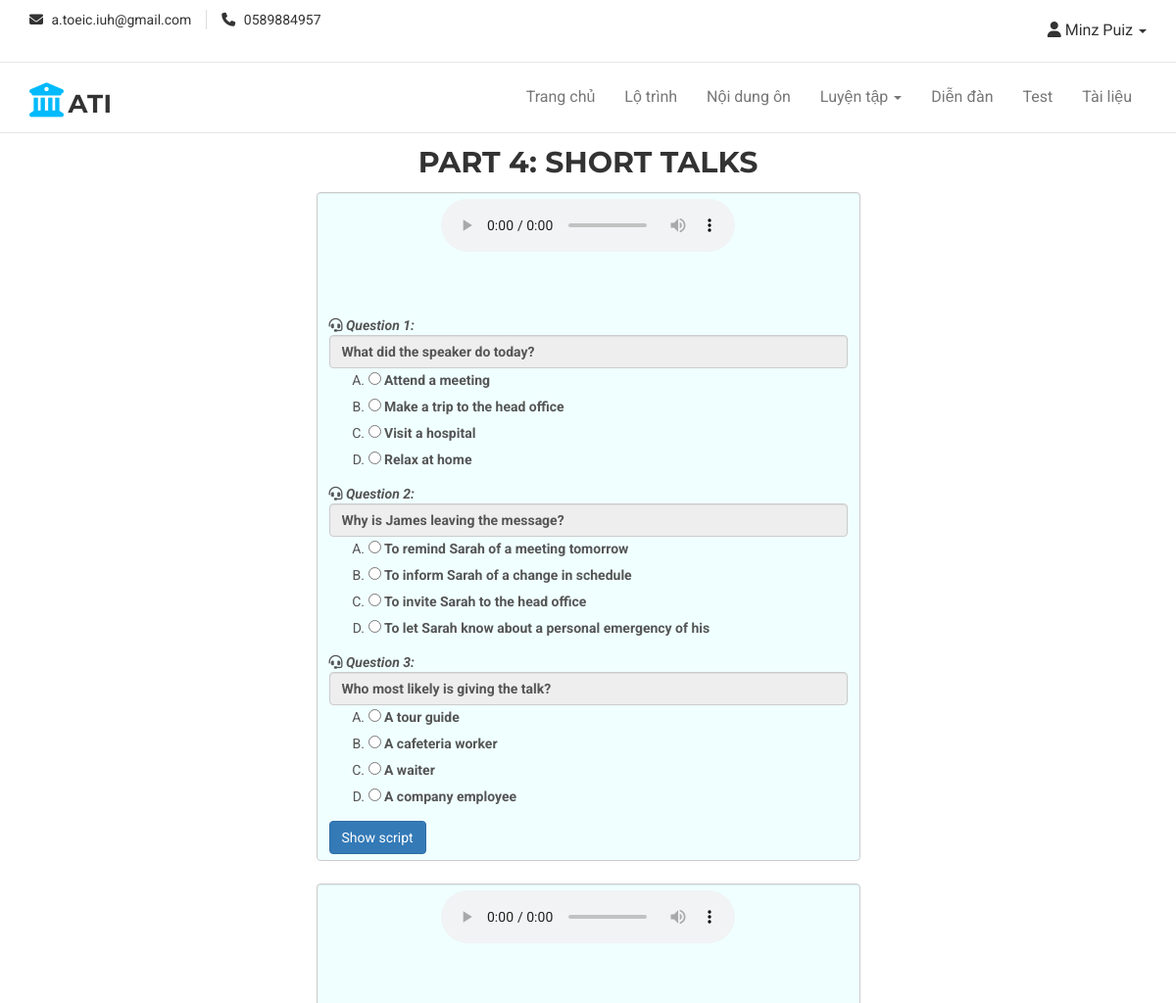
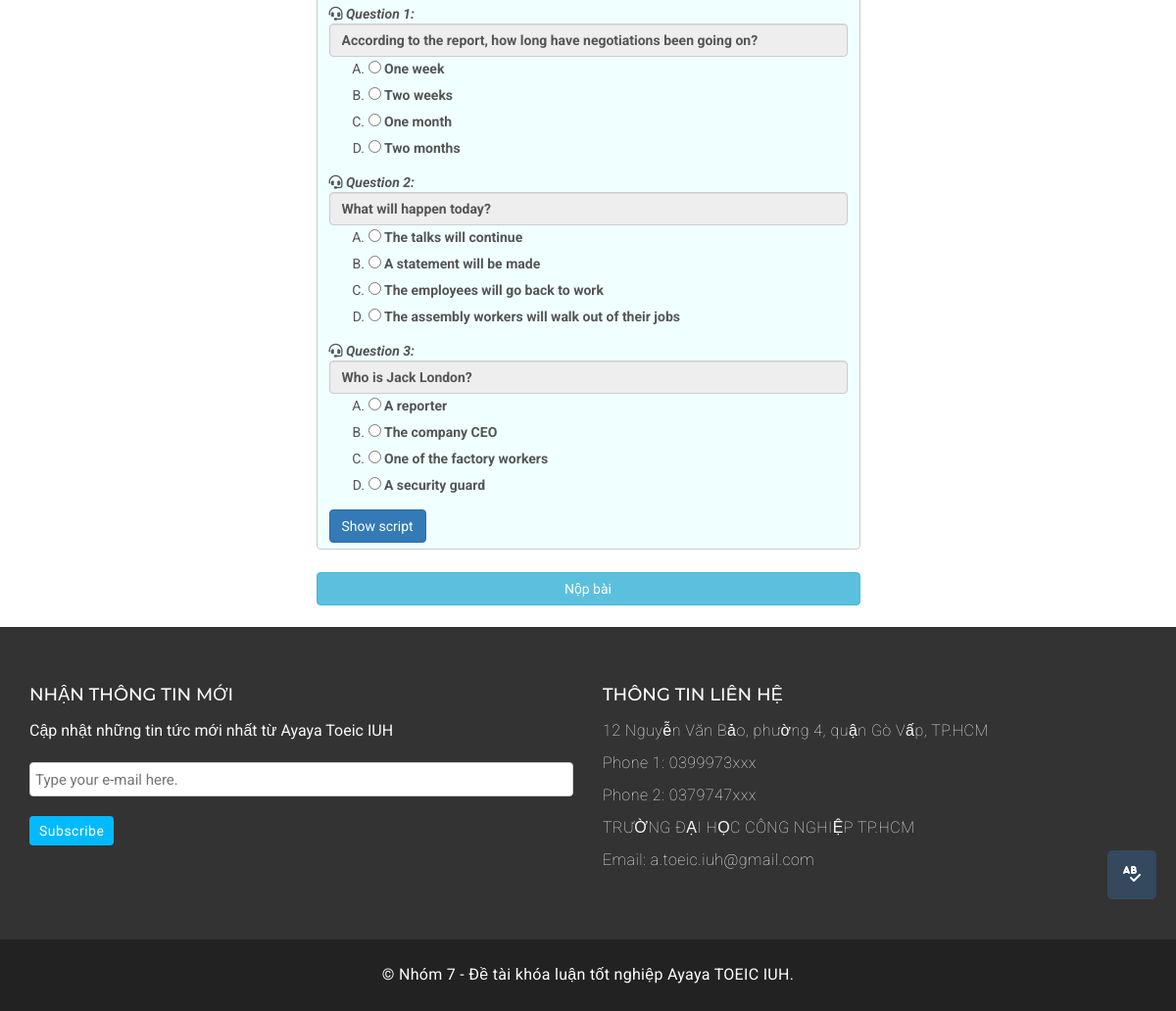
The page /view/Test1_L4.php (signed in) on the database its author committed (2 pictures, top to bottom).
### tables this page shows
CREATE TABLE `doanvan` (
  `MaDV` varchar(10) NOT NULL,
  `MaPartDV` varchar(10) DEFAULT NULL,
  `NoidungDV` varchar(3000) DEFAULT NULL,
  `hinhanh` varchar(255) DEFAULT NULL
);

CREATE TABLE `noidungon` (
  `MaCH` bigint(20) NOT NULL,
  `MaPart` varchar(10) NOT NULL,
  `Cauhoi` longtext NOT NULL,
  `DapanA` varchar(200) NOT NULL,
  `DapanB` varchar(200) NOT NULL,
  `DapanC` varchar(200) NOT NULL,
  `DapanD` varchar(200) NOT NULL,
  `DapanDung` varchar(200) NOT NULL,
  `MaDV` varchar(10) DEFAULT NULL,
  `Hinh` varchar(256) DEFAULT NULL,
  `script` text DEFAULT NULL,
  `route_level` int(10) DEFAULT NULL
);

### model/mch.php (called while the page is built, shortened)
<?php
    class mCH
    {
        function loadingl4($madv)
        {
            $conn=mysqli_connect('localhost','ayayatoe','tP94l7nyXH(9#B','ayayatoe_toeic');
		    mysqli_set_charset($conn ,'utf8');
            if($conn)
            {
                $sql = "select * from noidungon where MaPart = 'L4' and MaDV = '$madv'";
                $qr = mysqli_query($conn,$sql);
                return $qr;
            }
            else
            {
                return false;
            }
        }
        function xuatNDDV_L4()
        {
            $conn=mysqli_connect('localhost','ayayatoe','tP94l7nyXH(9#B','ayayatoe_toeic');
		    mysqli_set_charset($conn ,'utf8');
            if($conn)
            {
                $sql = "select * from doanvan where MaPartDV = 'L4' ORDER BY RAND() LIMIT 2 ";
                $qr = mysqli_query($conn,$sql);
                return $qr;
            }
            else
            {
                return false;
            }
        }
        function script_L4($madv)
        {
            $conn=mysqli_connect('localhost','ayayatoe','tP94l7nyXH(9#B','ayayatoe_toeic');
		    mysqli_set_charset($conn ,'utf8');
            if($conn)
            {
                $sql = "select script, MaDV from noidungon where MaPart = 'L4' and MaDV = '$madv'";
                $qr = mysqli_query($conn,$sql);
                return $qr;
            }
            else
            {
                return false;
            }
        }
    }
?>

### controller/cch.php (called while the page is built, shortened)
<?php
    include('../model/mch.php');
    class cCH
    {
        function loadl4($madv)
        {
            $p= new mCH();
            $r = $p->loadingl4($madv);
            return $r;
        }
        function xuat_script_L4($madv)
        {
            $p=new mCH();
            $r=$p->script_L4($madv);
            return $r;
        }
        function xuatDV_L4()
        {
            $p= new mCH();
            $r = $p->xuatNDDV_L4();
            return $r;
        }
    }
?>

### view/Test1_L4.php (the view, shortened to what this page needs)
<?php
    include('header.php');
    if($_SESSION['vt']=='QTHT')
    {
        echo '<script>alert("Bạn không được cấp quyền này !")</script>';
        echo '<script>window.location.href="../Admin/index.php"</script>';
    }
    elseif($_SESSION['vt']=='QLTL')
    {
        echo '<script>alert("Bạn không được cấp quyền này !")</script>';
        echo '<script>window.location.href="index.php"</script>';
    }
    else
    {
        include('../controller/cch.php');
        $p=new cCH();
        $hien=$p->xuatDV_L4();
?>
    <link rel="stylesheet" href="../assets/css/practice/dictionary.css">
    <link rel="stylesheet" href="https://cdnjs.cloudflare.com/ajax/libs/font-awesome/6.3.0/css/all.min.css">
<body>
    <div class="container">
        <div id="myPopup">
        </div>
        <div class="row">
            <div class="col-md-3"></div>
            <div class="col-md-6">
                <form action="" method="post">
                    <h2 style="text-align: center; margin: 10px;">PART 4: SHORT TALKS</h2>
                    <?php
                        if(mysqli_num_rows($hien)>0)
                        {
                            while($row=mysqli_fetch_assoc($hien))
                            {
                            $count = 1;
                            $xuat = $p->loadl4($row['MaDV']);
                    ?>      <div style="height: 100%; background-color: azure;" class="form-control">
                                <div style="text-align: center;" id="audximg">
                                    <audio controls src="../assets/audio/<?php echo $row['NoidungDV']; ?>" type="audio/mp3"></audio><br><br>
                                </div><br>
                                <?php while($cot=mysqli_fetch_assoc($xuat)){
                                    ?>
                                       <i class="fa-solid fa-headset"></i> <b><i><?php echo 'Question'.' '.$count++.':'; ?></i></b>
                                       <b><input class="form-control" type="text" name="cauhoi" id="cauhoi" value="<?php echo $cot['Cauhoi']; ?>" readonly></b>
                                        <ol type="A">
                                            <li>
                                                <input type="radio" name="dapan_<?php echo $cot['MaCH']; ?>" id="dapan_<?php echo $cot['MaCH']; ?>" value="<?php echo $cot['DapanA']; ?>">
                                                <label for="dapan_<?php echo $cot['MaCH']; ?>"><?php echo $cot['DapanA']; ?></label>
                                            </li>
                                            <li>
                                                <input type="radio" name="dapan_<?php echo $cot['MaCH']; ?>" id="dapan_<?php echo $cot['MaCH']; ?>" value="<?php echo $cot['DapanB']; ?>">
                                                <label for="dapan_<?php echo $cot['MaCH']; ?>"><?php echo $cot['DapanB']; ?></label>
                                            </li>
                                            <li>
                                                <input type="radio" name="dapan_<?php echo $cot['MaCH']; ?>" id="dapan_<?php echo $cot['MaCH']; ?>" value="<?php echo $cot['DapanC']; ?>">
                                                <label for="dapan_<?php echo $cot['MaCH']; ?>"><?php echo $cot['DapanC']; ?></label>
                                            </li>
                                            <li>
                                                <input type="radio" name="dapan_<?php echo $cot['MaCH']; ?>" id="dapan_<?php echo $cot['MaCH']; ?>" value="<?php echo $cot['DapanD']; ?>">
                                                <label for="dapan_<?php echo $cot['MaCH']; ?>"><?php echo $cot['DapanD']; ?></label>
                                            </li>
                                        </ol>
                                    <?php
                                }
                                ?>
                                    <?php
                                        $hienthi = $p->xuat_script_L4($row['MaDV']);
                                        while($hang = mysqli_fetch_assoc($hienthi))
                                        {
                                            $id = 'modal-' . $hang['MaDV'];
                                            $madv = $hang['MaDV'];
                                            ?>
                                            <?php
                                        }
                                    ?>
                                    <button type="button" class="btn btn-primary my-button" data-toggle="modal" data-target="#<?php echo $id; ?>" data-id="<?php echo $madv; ?>">
                                        Show script
                                    </button>
                            </div><br>
                    <?php
                            }
                        }
                        else
                        {
                            echo 'Không có dữ liệu';
                        }
                    ?>
                    <button type="submit" name="gui" id="gui" class="btn btn-info btn-block">Nộp bài</button><br>
                    <button class="my-button-dictionary" type="button" class="btn btn-info" data-toggle="modal" data-target=".bd-example-modal-lg"><i class="fa-solid fa-spell-check fa-beat-fade"></i></button>
                </form>
            </div>
            <div class="col-md-3"></div>
        </div>
    </div>
<?php
    }
    include('footer.php');
?>
</body>
</html>

### assets/css/style.css (style rules this page uses)
body { background-color: #ffffff; font-family: "Roboto", sans-serif; color: #333333; font-size: 16px; overflow-x: hidden; }
h1, h2, h3, h4, h5, h6 { font-family: "Montserrat", sans-serif; }
h2 { font-size: 30px; font-weight: 700; line-height: 40px; margin: 0; }

### assets/css/practice/dictionary.css (style rules this page uses)
#myPopup, .my-button-dictionary { position: fixed; bottom: 110px; right: 18px; height: 50px; width: 50px; }

### view/Test1_L4.php (style rules this page uses)
.my-button-dictionary { background-color: #34495e; color: white; border: none; padding: 10px; text-align: center; text-decoration: none; display: inline-block; margin: 4px 2px; cursor: pointer; border-radius: 5px; }

### rows shown on the page
noidungon: cauhoi "What did the speaker do today?", DapanA "Attend a meeting", DapanB "Make a trip to the head office", DapanC "Visit a hospital", DapanD "Relax at home"
noidungon: cauhoi "Why is James leaving the message?", DapanA "To remind Sarah of a meeting tomorrow", DapanB "To inform Sarah of a change in schedule", DapanC "To invite Sarah to the head office", DapanD "To let Sarah know about a personal emergency of his"
noidungon: cauhoi "Who most likely is giving the talk?", DapanA "A tour guide", DapanB "A cafeteria worker", DapanC "A waiter", DapanD "A company employee"
noidungon: cauhoi "According to the report, how long have negotiations been going on?", DapanA "One week", DapanB "Two weeks", DapanC "One month", DapanD "Two months"
noidungon: cauhoi "What will happen today?", DapanA "The talks will continue", DapanB "A statement will be made", DapanC "The employees will go back to work", DapanD "The assembly workers will walk out of their jobs"
noidungon: cauhoi "Who is Jack London?", DapanA "A reporter", DapanB "The company CEO", DapanC "One of the factory workers", DapanD "A security guard"

### other values the page prints
$r['TenUser'] "Minz Puiz"
